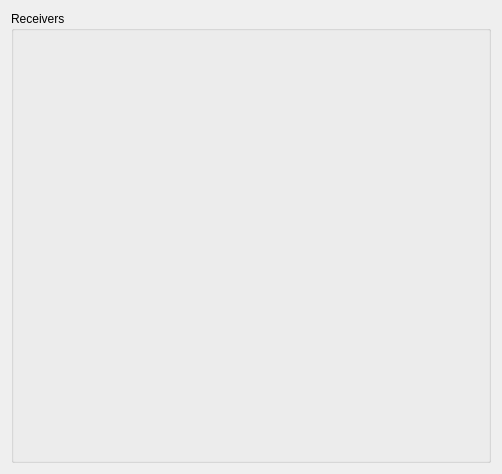
<?xml version="1.0" encoding="UTF-8"?>
<ui version="4.0">
 <class>Receivers</class>
 <widget class="QWidget" name="Receivers">
  <property name="geometry">
   <rect>
    <x>0</x>
    <y>0</y>
    <width>502</width>
    <height>474</height>
   </rect>
  </property>
  <property name="sizePolicy">
   <sizepolicy hsizetype="Expanding" vsizetype="Fixed">
    <horstretch>0</horstretch>
    <verstretch>0</verstretch>
   </sizepolicy>
  </property>
  <layout class="QVBoxLayout" name="verticalLayout" stretch="0">
   <item>
    <widget class="QGroupBox" name="groupBox_2">
     <property name="styleSheet">
      <string notr="true"/>
     </property>
     <property name="title">
      <string>Receivers</string>
     </property>
     <property name="flat">
      <bool>false</bool>
     </property>
     <layout class="QVBoxLayout">
      <item>
       <widget class="PostProcessor::FilterWidget" name="receiverFilter" native="true"/>
      </item>
     </layout>
    </widget>
   </item>
  </layout>
 </widget>
 <customwidgets>
  <customwidget>
   <class>PostProcessor::FilterWidget</class>
   <extends>QWidget</extends>
   <header>FilterWidget.hpp</header>
   <container>1</container>
  </customwidget>
 </customwidgets>
 <resources/>
 <connections/>
</ui>
